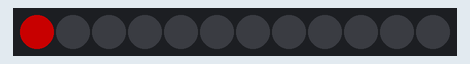
Bench run of a sketch on a simulated Arduino Uno, built with avr-gcc and run on an emulated ATmega328P. Parts: 12 RGB LEDs in strip order, left to right. Dim RGB values are drawn brighter than linear.

Above: at 0.1 s.
At 0.6 s:
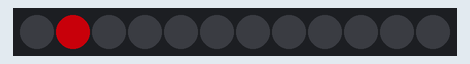
At 1.1 s:
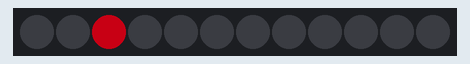
At 2.6 s:
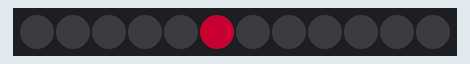
At 4.1 s:
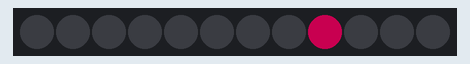
At 5.6 s:
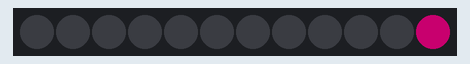

The sketch:

pixelLED.ino
```cpp
/*
 * M Xie
 * light some Neopixel lights
 */

#include <Adafruit_NeoPixel.h>
int PIN=6;

/*
 * para 1 = number of pixels
 * para 2 = pin number
 * para 3 = type of pixel
 * NEO_RGB pixels wired as red green blue
 * NEO_GRB pixels wired on green red blue
 * NEO_KHZ400 400kHz (FLORA pixels)
 * NEO_KHZ800 800kHz (High density LED pixels)
 */
Adafruit_NeoPixel strip = Adafruit_NeoPixel(12,PIN,NEO_GRB + NEO_KHZ800);


void setup() {
  // put your setup code here, to run once:
  strip.begin();
  strip.show(); //make pixels all off
}

void loop() {
  // put your main code here, to run repeatedly:
  for (int i=0;i<strip.numPixels();i++) {
    strip.setPixelColor(i,strip.Color(100,0,5*i));
    strip.show();
    delay(500);
    strip.setPixelColor(i,strip.Color(0,0,0));
    strip.show();
  }
  /*
  strip.setPixelColor(0,strip.Color(200,0,0));
  strip.show();
  delay(500);
  */

}
```

Measured:
- by itself, everything shown: repeats every 6.0 s, in 13 steps
- what the display in image 1 shows lasts 0.5 s, from 0.5 s to 1.0 s
